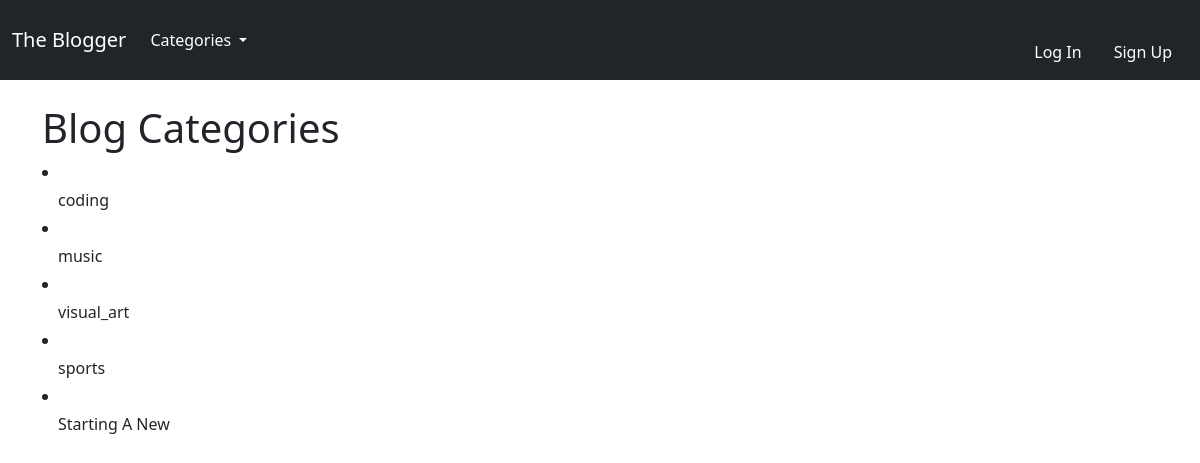
The page /category_list/ on the database its author committed.
### blogfeed/models.py (models this page shows, shortened)
class Category(models.Model):
    name = models.CharField(max_length=255)
    def __str__(self):
        return self.name

### blogfeed/views.py (the view)
# urls.py: path('category_list/', CategoryListView, name='category_list'),
def CategoryListView(request):
    category_list = Category.objects.all()
    for cat in category_list:
        cat.name.title()
    return render(request, 'categories/category_list.html', {'category_list': category_list})

### blogfeed/templates/categories/category_list.html (shortened to what this page needs)
{% extends 'base.html' %}
{% block content %}
<h1>Blog Categories</h1>
{% if category_list %}
{% for category in category_list %}
<li><a class="dropdown-item" href="{% url 'category' category|slugify %}"> {{ category }}</a></li>
{% endfor %}
{% endif %}
{% endblock %}

### rows shown on the page
Category: name "coding"
Category: name "music"
Category: name "visual_art"
Category: name "sports"
Category: name "Starting A New"
